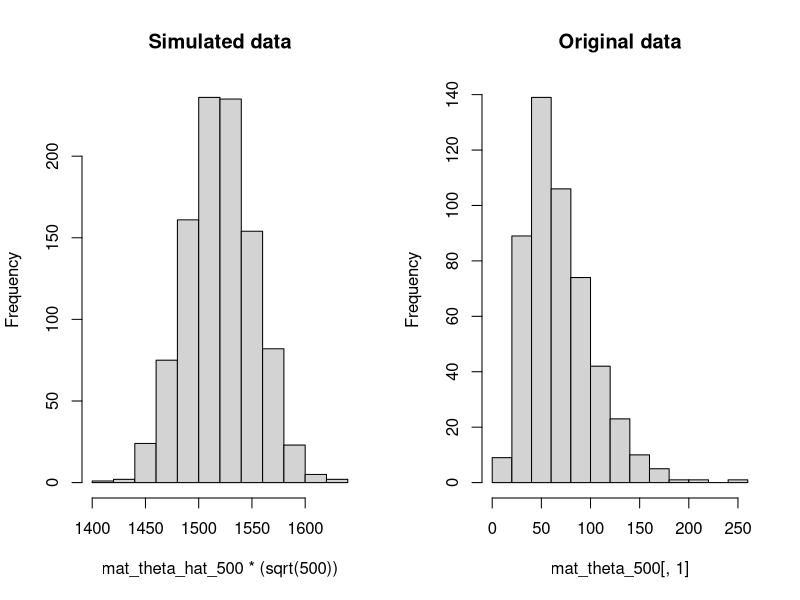

This figure's R source:
## ---- chunk 1
rm(list=ls())
## ---- chunk 2
A <- matrix(c(5,2,
              2,1), 
            nrow=2, 
            ncol=2)

B <- matrix(c(5,2,
              2,5), 
            nrow=2, 
            ncol=2)
## ---- chunk 3
C = solve(A, B)
t(C)
## ---- chunk 4
X = matrix(0, nrow = 2, ncol = 2)

for (k in 1:100){
  D_k = matrix(c(k, k^2, 
                 k+1, k/2),
               nrow=2, 
               ncol=2)
  
  X = X + D_k
}
## ---- chunk 5
gendata <- function(N=20){
  # model parameters
  beta0 = 2
  beta1 = 4
  beta2 = 1.5
  # simulating the data
  quizmat <- matrix(NA, N, 2)
  for (i in 1:N){
    x = rnorm(1, mean=4, sd = sqrt(4))
    e = rchisq(1, 20)
    y = beta0 + beta1*x + beta2*(x^2) + e
    quizmat[i ,] <- c(y,x) 
  }
  colnames(quizmat) <- c("y", "x")
  return(quizmat)
}
## ---- chunk 6
# Sampling function
simdata <- function(N=20, M=1000){
  # create matrix to hold results
  theta_hat <- matrix(NA, M, 1)
  # loop using gendata
  for (m in 1:M){
    data = gendata(N=N)
    sampletheta = mean(data[,1])
    theta_hat[m,1] = sampletheta
  }
  return(theta_hat)
}
## ---- chunk 7
mat_theta_hat_n10  = simdata(N=10)
mat_theta_hat_n50  = simdata(N=50)
mat_theta_hat_n500 = simdata(N=500)
## ---- chunk 8
print(var(mat_theta_hat_n10))
print(var(mat_theta_hat_n50))
print(var(mat_theta_hat_n500))
## ---- chunk 9
print(mean(mat_theta_hat_n10))
print(mean(mat_theta_hat_n50))
print(mean(mat_theta_hat_n500))
## ---- chunk 10
mat_theta_hat_r10  = simdata(N=500, M=10)
mat_theta_hat_r100  = simdata(N=500, M=100)
mat_theta_hat_r1000 = simdata(N=500, M=1000)

print(var(mat_theta_hat_r10))
print(var(mat_theta_hat_r100))
print(var(mat_theta_hat_r1000))
## ---- chunk 11
print(var(sqrt(10)*mat_theta_hat_n10))
print(var(sqrt(50)*mat_theta_hat_n50))
print(var(sqrt(500)*mat_theta_hat_n500))
## ---- chunk 12
set.seed(10)
var(gendata(N=100000)[,1])
## ---- chunk 13
mat_theta_500 = gendata(N=500)
mat_theta_hat_500 = simdata(N = 500)

par(mfrow = c(1,2))
hist(mat_theta_hat_500*(sqrt(500)), main = "Simulated data")
hist(mat_theta_500[,1], main = "Original data")
par(mfrow = c(1,1))
